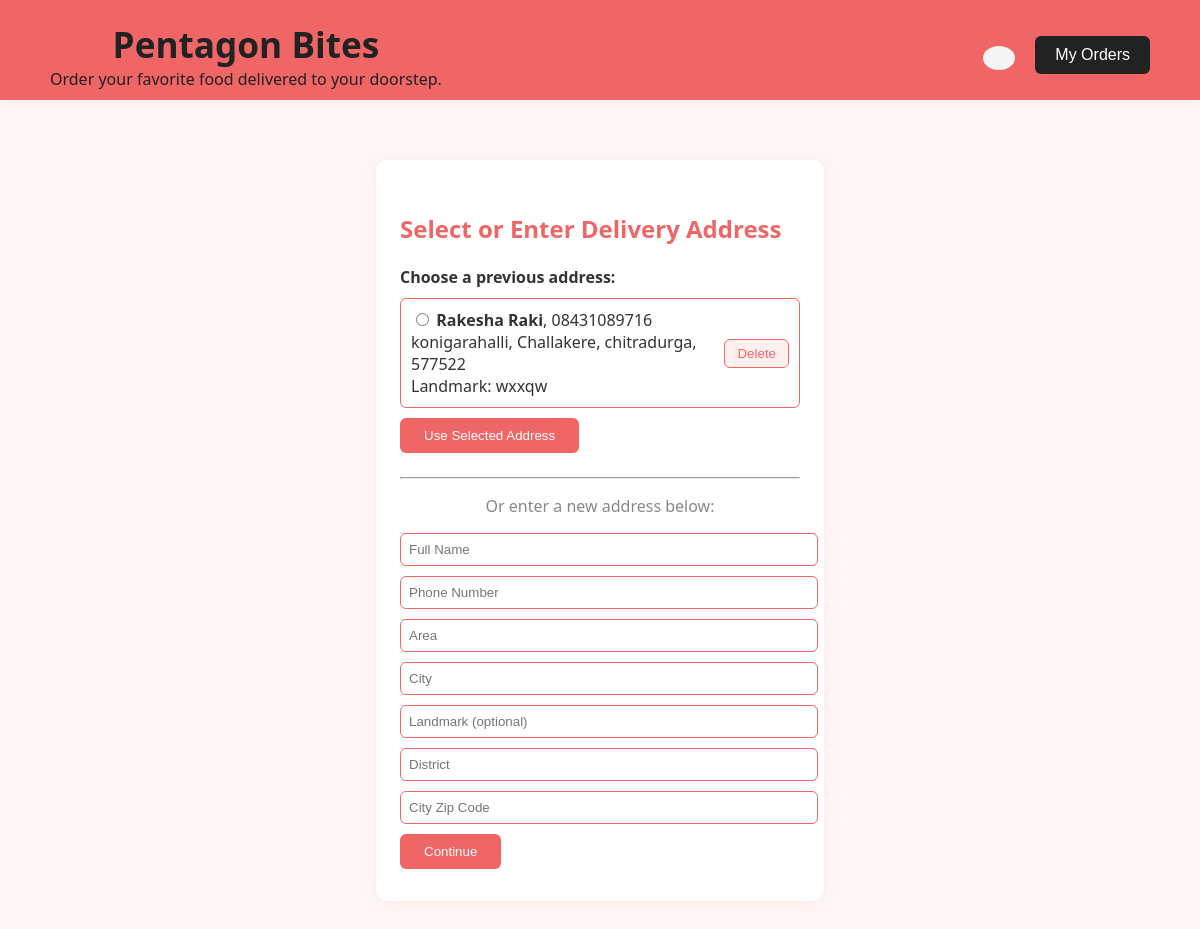
/address/ (signed in), run on the app's committed database.
### orders/models.py (models this page shows, shortened)
class UserAddress(models.Model):
    user = models.ForeignKey(User, on_delete=models.CASCADE, related_name='addresses')
    name = models.CharField(max_length=200)
    phone = models.CharField(max_length=20)
    area = models.CharField(max_length=200)
    city = models.CharField(max_length=100)
    landmark = models.CharField(max_length=200, blank=True)
    district = models.CharField(max_length=100)
    zipcode = models.CharField(max_length=20)
    created_at = models.DateTimeField(auto_now_add=True)

### orders/views.py (the view, shortened to what this page needs)
# urls.py: path('address/', views.address, name='address'),
@login_required
def address(request):
    previous_addresses = UserAddress.objects.filter(user=request.user)
    return render(request, 'address.html', {'previous_addresses': previous_addresses})

### orders/templates/address.html (shortened to what this page needs)
<!DOCTYPE html>
{% load static %}
<html lang="en">
<head>
    <link rel="stylesheet" href="{% static 'style.css' %}">
    <link href='https://cdn.boxicons.com/fonts/basic/boxicons.min.css' rel='stylesheet'>
</head>
<body style="background: #fff6f6; font-family: 'Segoe UI', Arial, sans-serif; margin:0; padding:0;">
    <header style="background: #f06666; box-shadow: 0 2px 8px rgba(0,0,0,0.05); padding: 20px 0 10px 0;">
        <div style="display: flex; align-items: center; justify-content: space-between; max-width: 1100px; margin: 0 auto;">
            <div>
                <a href="{% url 'home' %}" style="text-decoration: none;"><h1 style="margin: 0; font-size: 2.2rem; color: #222;">Pentagon Bites</h1></a>
                <p style="margin: 0; color: #221f1f;">Order your favorite food delivered to your doorstep.</p>
            </div>
            <div style="display: flex; align-items: center; gap: 10px;">
                <a href="{% url 'view_cart' %}" title="View Cart">
                    <button style="background: #f5f5f5; border: none; border-radius: 50%; padding: 12px 16px; cursor: pointer;">
                    </button>
                </a>
                <a href="{% url 'my_orders' %}">
                    <button style="padding: 10px 20px; font-size: 16px; background: #222; color: #fff; border: none; border-radius: 6px; margin-left: 10px; cursor: pointer;">
                        My Orders
                    </button>
                </a>
            </div>
        </div>
    </header>
    <div style="max-width: 400px; margin: 60px auto; background: #fff; border-radius: 12px; box-shadow: 0 2px 12px rgba(240,102,102,0.08); padding: 32px 24px;">
        <h2 style="color:#f06666;">Select or Enter Delivery Address</h2>
        {% if previous_addresses %}
            <form method="post" style="margin-bottom: 24px;">
                <h4 style="margin-bottom:10px;">Choose a previous address:</h4>
                {% for addr in previous_addresses %}
                    <div style="margin-bottom:10px; padding:10px; border:1px solid #f06666; border-radius:6px; display:flex; align-items:center; justify-content:space-between;">
                        <label style="flex:1;">
                            <input type="radio" name="selected_address" value="{{ addr.id }}">
                            <strong>{{ addr.name }}</strong>, {{ addr.phone }}<br>
                            {{ addr.area }}, {{ addr.city }}, {{ addr.district }}, {{ addr.zipcode }}<br>
                            {% if addr.landmark %}Landmark: {{ addr.landmark }}<br>{% endif %}
                        </label>
                        <button type="button" onclick="deleteAddress({{ addr.id }})"
                            style="margin-left:10px; background:#fff0f0; color:#f06666; border:1px solid #f06666; border-radius:6px; padding:6px 12px; cursor:pointer;">
                            Delete
                        </button>
                    </div>
                {% endfor %}
                <button type="submit" style="padding:10px 24px; background:#f06666; color:#fff; border:none; border-radius:6px; cursor:pointer;">Use Selected Address</button>
            </form>
            <hr>
            <p style="text-align:center; color:#888;">Or enter a new address below:</p>
        {% endif %}
        <form method="post">
            <input type="text" name="name" placeholder="Full Name" required style="width:100%; margin-bottom:10px; padding:8px; border-radius:6px; border:1px solid #f06666;"><br>
            <input type="text" name="phone" placeholder="Phone Number" required style="width:100%; margin-bottom:10px; padding:8px; border-radius:6px; border:1px solid #f06666;"><br>
            <input type="text" name="area" placeholder="Area" required style="width:100%; margin-bottom:10px; padding:8px; border-radius:6px; border:1px solid #f06666;"><br>
            <input type="text" name="city" placeholder="City" required style="width:100%; margin-bottom:10px; padding:8px; border-radius:6px; border:1px solid #f06666;"><br>
            <input type="text" name="landmark" placeholder="Landmark (optional)" style="width:100%; margin-bottom:10px; padding:8px; border-radius:6px; border:1px solid #f06666;"><br>
            <input type="text" name="district" placeholder="District" required style="width:100%; margin-bottom:10px; padding:8px; border-radius:6px; border:1px solid #f06666;"><br>
            <input type="text" name="zipcode" placeholder="City Zip Code" required style="width:100%; margin-bottom:10px; padding:8px; border-radius:6px; border:1px solid #f06666;"><br>
            <button type="submit" style="padding:10px 24px; background:#f06666; color:#fff; border:none; border-radius:6px; cursor:pointer;">Continue</button>
        </form>
    </div>
</body>
</html>

### static/style.css (style rules this page uses)
body { font-family: Arial, sans-serif; margin: 0; padding: 0; background-color: #f9f9f9; color: #333; }
header { text-align: center; padding: 1.5rem; background-color: #ff6f61; color: #fff; }
header h1 { margin: 0; }

### data on the page
UserAddress: name "Rakesha Raki", phone "08431089716", area "konigarahalli", city "Challakere", district "chitradurga", zipcode "577522", landmark "wxxqw"
